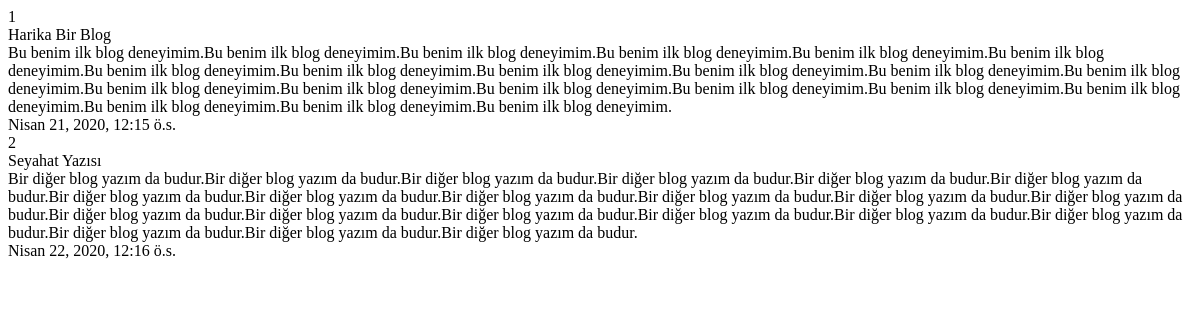
The app's page /post/index/, older data.
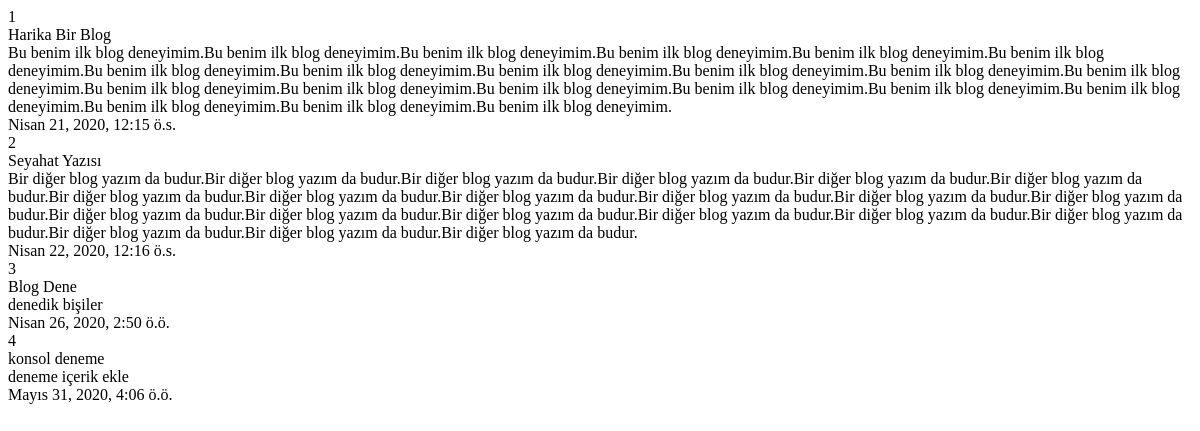
The same page, newer data.
### post/models.py (models this page shows, shortened)
class Post(models.Model):
    title = models.CharField(max_length = 120, verbose_name = 'Başlık')
    content = models.TextField(verbose_name = 'İçerik')
    publishing_date = models.DateTimeField(verbose_name = 'Yayımlanma Tarihi')

### post/views.py (the view)
def post_index(request):
    posts = Post.objects.all()
    return render(request, 'post/index.html', {'posts': posts} )

### templates/post/index.html (shortened to what this page needs)
<!DOCTYPE html>
<html lang="en">
<head>
</head>
<body>
  {% for post in posts %}
      {{post.id}}<br>
      {{post.title}}<br>
      {{post.content}}<br>
      {{post.publishing_date}}<br>
  {% endfor %}
</body>
</html>

Row changes from the older to the newer data that the page shows:
added Post: id "3", title "Blog Dene", content "denedik bişiler", publishing_date "Nisan 26, 2020, 2:50 ö.ö."
added Post: id "4", title "konsol deneme", content "deneme içerik ekle", publishing_date "Mayıs 31, 2020, 4:06 ö.ö."
